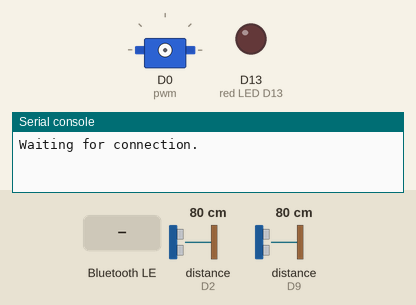
Recording of a program running on a simulated Circuit Playground running CircuitPython. Shown: servo, output pins drawn as LEDs (lit = HIGH), the last lines printed to the serial console. The inputs (shaded band) are chosen by the test bench; at power-on: distance to the obstacle (sensors on D2, D9) 80 cm. The echo pulse lasts 58.3 µs per cm; nothing arrives over Bluetooth unless stated; pins used as bus, display or sensor lines are not drawn.

Above: at 1.2 s.
1.3 s: "1" written over Bluetooth (the phone connects first, if it has not yet)
At 2.3 s:
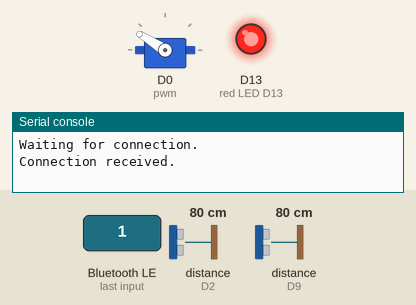
At 12.4 s:
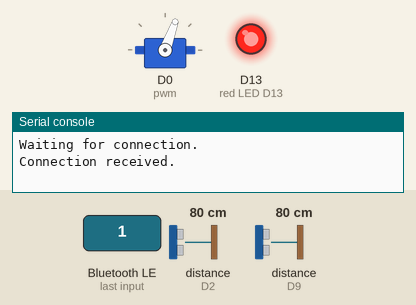
Timing chart, 0 to 12.8 s (numbered marks = the images above; inputs shaded):
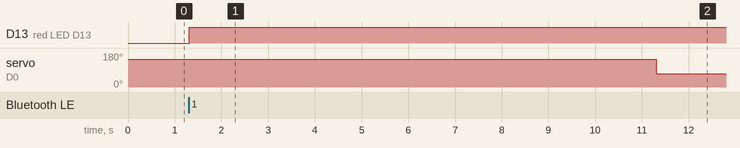

The program:

BLE_Circuit.py
```python
import time
import board
import pwmio
from adafruit_motor import servo
import adafruit_hcsr04

from analogio import AnalogIn
from digitalio import DigitalInOut, Direction
trigger = DigitalInOut(board.D1)
sonar_front = adafruit_hcsr04.HCSR04(trigger, echo_pin=board.D9)
sonar_left = adafruit_hcsr04.HCSR04(trigger, echo_pin=board.D2)
sonar_right = adafruit_hcsr04.HCSR04(trigger, echo_pin=board.D3)
#sonar_up = adafruit_hcsr04.HCSR04(trigger, echo_pin=board.D3)

# Import the board-specific input/output library.
from adafruit_circuitplayground import cp

# Import the Adafruit Bluetooth library.  Technical reference:
# https://circuitpython.readthedocs.io/projects/ble/en/latest/api.html
from adafruit_ble import BLERadio
from adafruit_ble.advertising.standard import ProvideServicesAdvertisement
from adafruit_ble.services.nordic import UARTService

# ----------------------------------------------------------------
# Initialize global variables for the main loop.

ble = BLERadio()
uart = UARTService()
advertisement = ProvideServicesAdvertisement(uart)

# Flags for detecting state changes.
advertised = False
connected  = False
front = 400
left = 400
right = 400
# The sensor sampling rate is precisely regulated using the following timer variables.
sampling_timer    = 0.0
last_time         = time.monotonic()
sampling_interval = 0.10
x = True
trigger = False
# ----------------------------------------------------------------
# Begin the main processing loop.
def drop_package():
    pwm = pwmio.PWMOut(board.D0, frequency=50,  duty_cycle=5)
    dropper = servo.Servo(pwm)

    dropper.angle = 148 #open position
    time.sleep(10)

    dropper.angle = 70 #closed
    time.sleep(1)

while True:
    try:
        front = sonar_front.distance
    except:
        front = 400
    try:
        left = sonar_left.distance

    except:
        left = 400
    try:
        right = sonar_left.distance
    except:
        right = 400
    # Read the accelerometer at regular intervals.  Measure elapsed time and
    # wait until the update timer has elapsed.
    now = time.monotonic()
    interval = now - last_time
    last_time = now
    sampling_timer -= interval
    if sampling_timer < 0.0:
        sampling_timer += sampling_interval

        #up = solar_up.distance
    else:
        x = True

    if not advertised:
        ble.start_advertising(advertisement)
        print("Waiting for connection.")
        advertised = True

    if not connected and ble.connected:
        print("Connection received.")
        connected = True
        cp.red_led = True

    if connected:
        if not ble.connected:
            print("Connection lost.")
            connected = False
            advertised = False
            cp.red_led = False
        else:
            if uart.readline().decode("utf-8"):
                drop_package()
                trigger = True
            if x is not None and not trigger:
                #print(b"%.3f,%.3f,%.3f\n" % (left, right, front))
                uart.write(b"%d,%d,%d,%d\n" % (left, right, front))
                #uart.write(b"%d\n" % (sonar.distance))
```

Measured:
- after the input at 1.3 s, D13 (red LED D13): LOW → HIGH at once; servo on D0 (pwm): 148° → 70° after 10.0 s
